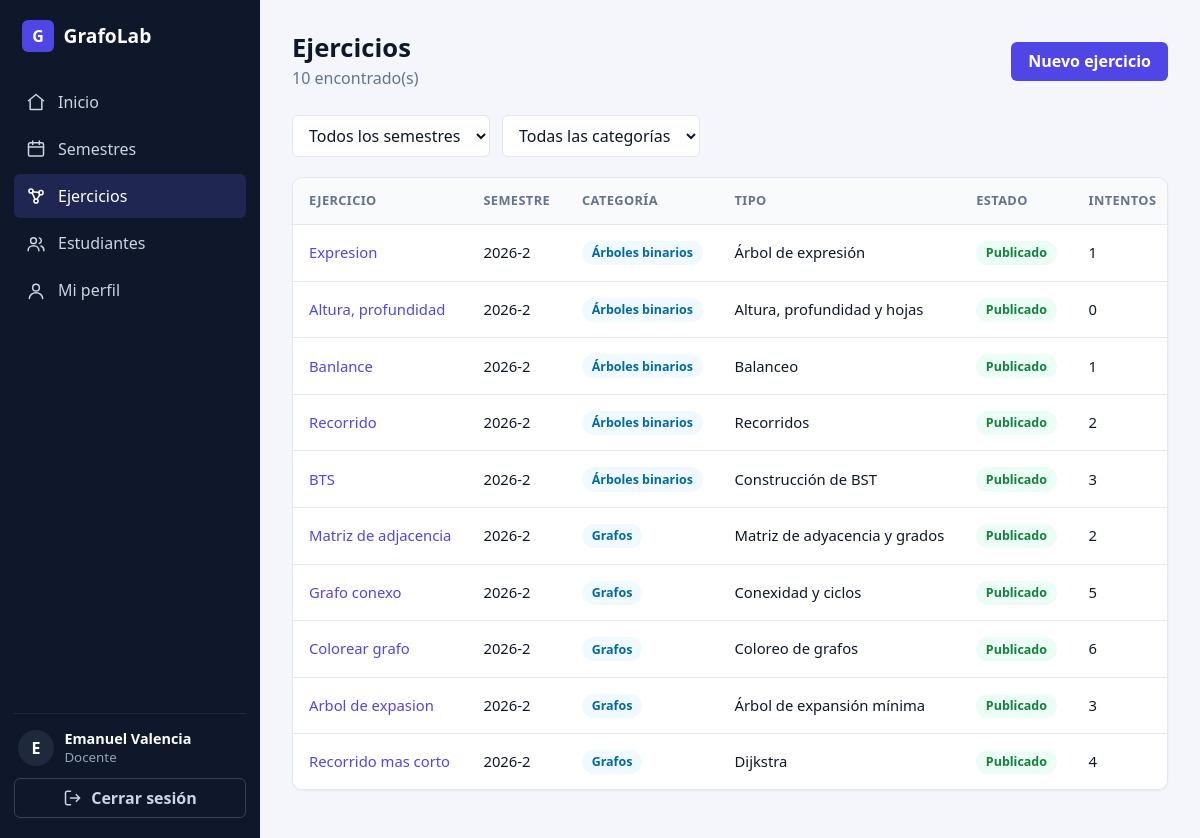
Screenshot of /modules/manage/ (signed in) with the database file from the repository.
### apps/users/models.py (models this page shows, shortened)
class User(AbstractUser):
    class Role(models.TextChoices):
        ADMIN = "admin", "Administrador (docente)"
        STUDENT = "student", "Estudiante"
    role = models.CharField(max_length=10, choices=Role.choices, default=Role.STUDENT, db_column='id_role')
    @property
    def is_teacher(self):
        return self.role == self.Role.ADMIN

### apps/modules/models.py (models this page shows, shortened)
class Exercise(models.Model):
    class Category(models.TextChoices):
        GRAPH = "graph", "Grafos"
        TREE = "tree", "Árboles binarios"
    class Kind(models.TextChoices):
        ADJACENCY_MATRIX = "adjacency_matrix", "Matriz de adyacencia y grados"
        DIJKSTRA = "dijkstra", "Dijkstra"
        MST = "mst", "Árbol de expansión mínima"
        CONNECTIVITY = "connectivity", "Conexidad y ciclos"
        COLORING = "coloring", "Coloreo de grafos"
        BST_BUILD = "bst_build", "Construcción de BST"
        TRAVERSAL = "traversal", "Recorridos"
        BALANCE = "balance", "Balanceo"
        TREE_METRICS = "tree_metrics", "Altura, profundidad y hojas"
        EXPRESSION_TREE = "expression_tree", "Árbol de expresión"
    semester = models.ForeignKey(Semester, on_delete=models.CASCADE, related_name="exercises")
    created_by = models.ForeignKey(settings.AUTH_USER_MODEL, on_delete=models.PROTECT)
    title = models.CharField(max_length=150)
    statement = models.TextField()                      # enunciado
    category = models.CharField(max_length=10, choices=Category.choices)
    kind = models.CharField(max_length=30, choices=Kind.choices)
    data = models.JSONField(default=dict)               # grafo/árbol inicial
    is_published = models.BooleanField(default=False)
    created_at = models.DateTimeField(auto_now_add=True)
    class Meta:
        ordering = ["-created_at"]

### apps/core/models.py (models this page shows, shortened)
class Semester(models.Model):
    name = models.CharField(max_length=20, unique=True)
    is_active = models.BooleanField(default=True)
    students = models.ManyToManyField(settings.AUTH_USER_MODEL, blank=True, related_name="semesters", limit_choices_to={"role": "student"})
    class Meta:
        ordering = ["-name"]

### apps/modules/views.py (the view)
# urls.py: path("manage/", views.ExerciseListView.as_view(), name="manage_list"),
class ExerciseListView(AdminRequiredMixin, ListView):
    template_name = "modules/manage_list.html"
    context_object_name = "exercises"
    paginate_by = 10
    def get_queryset(self):
        queryset = (Exercise.objects.select_related("semester").annotate(attempts_count=Count("attempts")).order_by("-created_at", "-pk"))
        semester = self.request.GET.get("semester")
        category = self.request.GET.get("category")
        if semester:
            queryset = queryset.filter(semester_id=semester)
        if category in Exercise.Category.values:
            queryset = queryset.filter(category=category)
        return queryset
    def get_context_data(self, **kwargs):
        context = super().get_context_data(**kwargs)
        context["semesters"] = Semester.objects.all()
        context["categories"] = Exercise.Category.choices
        return context

### apps/users/mixins.py (called while the page is built)
    def test_func(self):
        return self.request.user.is_teacher

### apps/modules/templates/modules/manage_list.html (shortened to what this page needs)
{% extends 'base.html' %}
{% block content %}
<div class="page-header">
  <div>
    <h1 class="page-title">Ejercicios</h1>
    <p class="page-subtitle">{{ page_obj.paginator.count }} encontrado(s)</p>
  </div>
  <a href="{% url 'modules:manage_create' %}" class="btn btn-primary">Nuevo ejercicio</a>
</div>
<form method="get" class="filters">
  <select name="semester" aria-label="Semestre" data-autosubmit>
    <option value="">Todos los semestres</option>
  </select>
  <select name="category" aria-label="Categoría" data-autosubmit>
    <option value="">Todas las categorías</option>
  </select>
</form>
<div class="table-wrap">
  <table class="table">
    <thead>
      <tr>
        <th>Ejercicio</th>
        <th>Semestre</th>
        <th>Categoría</th>
        <th>Tipo</th>
        <th>Estado</th>
        <th>Intentos</th>
      </tr>
    </thead>
    <tbody>
      {% for exercise in exercises %}
        <tr>
          <td><a href="{% url 'modules:manage_detail' exercise.pk %}">{{ exercise.title }}</a></td>
          <td>{{ exercise.semester.name }}</td>
          <td><span class="badge badge-info">{{ exercise.get_category_display }}</span></td>
          <td>{{ exercise.get_kind_display }}</td>
          <td>
            {% if exercise.is_published %}
              <span class="badge badge-success">Publicado</span>
            {% else %}
              <span class="badge badge-neutral">Borrador</span>
            {% endif %}
          </td>
          <td>{{ exercise.attempts_count }}</td>
        </tr>
      {% endfor %}
    </tbody>
  </table>
</div>
{% endblock %}

### templates/partials/sidebar.html (shortened to what this page needs)
{% with ns=request.resolver_match.namespace|default:'' name=request.resolver_match.url_name|default:'' %}
<aside class="sidebar" id="sidebar" aria-label="Navegación principal">
  <a class="sidebar-brand" href="{% url 'core:dashboard' %}">
    <span class="brand-mark">G</span>
    <span>GrafoLab</span>
  </a>
  <nav class="sidebar-nav">
    <a href="{% url 'core:dashboard' %}"
       class="nav-link{% if ns == 'core' and name == 'dashboard' %} active{% endif %}">
      <svg class="icon" viewBox="0 0 24 24" aria-hidden="true"><path d="M3 10.5 12 3l9 7.5"/><path d="M5 9.5V21h14V9.5"/></svg>
      Inicio
    </a>
    {% if user.is_teacher %}
      <a href="{% url 'core:semester_list' %}"
         class="nav-link{% if ns == 'core' and 'semester' in name %} active{% endif %}">
        <svg class="icon" viewBox="0 0 24 24" aria-hidden="true"><rect x="3" y="4.5" width="18" height="16" rx="2"/><path d="M3 9.5h18M8 2.5v4M16 2.5v4"/></svg>
        Semestres
      </a>
      <a href="{% url 'modules:manage_list' %}"
         class="nav-link{% if ns == 'modules' and 'manage' in name %} active{% endif %}">
        <svg class="icon" viewBox="0 0 24 24" aria-hidden="true"><circle cx="6" cy="6" r="2.5"/><circle cx="18" cy="8" r="2.5"/><circle cx="12" cy="18" r="2.5"/><path d="M8.2 7l7.6.7M7.4 8.2l3.4 7.6M16.7 10.2l-3.6 5.9"/></svg>
        Ejercicios
      </a>
      <a href="{% url 'users:student_list' %}"
         class="nav-link{% if ns == 'users' and 'student' in name %} active{% endif %}">
        <svg class="icon" viewBox="0 0 24 24" aria-hidden="true"><circle cx="9" cy="8" r="3.5"/><path d="M2.5 20c0-3.6 2.9-6 6.5-6s6.5 2.4 6.5 6"/><path d="M16 4.7a3.5 3.5 0 0 1 0 6.6M18 14.3c2.2.7 3.5 2.6 3.5 5.7"/></svg>
        Estudiantes
      </a>
    {% endif %}
    <a href="{% url 'users:profile' %}"
       class="nav-link{% if ns == 'users' and 'profile' in name %} active{% endif %}">
      <svg class="icon" viewBox="0 0 24 24" aria-hidden="true"><circle cx="12" cy="8" r="4"/><path d="M4 21c0-4 3.6-7 8-7s8 3 8 7"/></svg>
      Mi perfil
    </a>
  </nav>
  <div class="sidebar-footer">
    <div class="user-box">
      <span class="avatar">{{ user.username|first|upper }}</span>
      <div class="user-info">
        <strong>{{ user.get_full_name|default:user.username }}</strong>
        <small>{% if user.is_teacher %}Docente{% else %}Estudiante{% endif %}</small>
      </div>
    </div>
    <form method="post" action="{% url 'users:signout' %}">
      <button type="submit" class="btn btn-ghost btn-block">
        <svg class="icon" viewBox="0 0 24 24" aria-hidden="true"><path d="M9 4H5a2 2 0 0 0-2 2v12a2 2 0 0 0 2 2h4M16 8l4 4-4 4M20 12H9"/></svg>
        Cerrar sesión
      </button>
    </form>
  </div>
</aside>
{% endwith %}

### rows the page displays
User: username|first "E", get_full_name "Emanuel Valencia"
Exercise: title "Expresion", semester.name "2026-2", category "Árboles binarios", kind "Árbol de expresión", is_published "Publicado", attempts_count "1"
Exercise: title "Altura, profundidad", semester.name "2026-2", category "Árboles binarios", kind "Altura, profundidad y hojas", is_published "Publicado", attempts_count "0"
Exercise: title "Banlance", semester.name "2026-2", category "Árboles binarios", kind "Balanceo", is_published "Publicado", attempts_count "1"
Exercise: title "Recorrido", semester.name "2026-2", category "Árboles binarios", kind "Recorridos", is_published "Publicado", attempts_count "2"
Exercise: title "BTS", semester.name "2026-2", category "Árboles binarios", kind "Construcción de BST", is_published "Publicado", attempts_count "3"
Exercise: title "Matriz de adjacencia", semester.name "2026-2", category "Grafos", kind "Matriz de adyacencia y grados", is_published "Publicado", attempts_count "2"
Exercise: title "Grafo conexo", semester.name "2026-2", category "Grafos", kind "Conexidad y ciclos", is_published "Publicado", attempts_count "5"
Exercise: title "Colorear grafo", semester.name "2026-2", category "Grafos", kind "Coloreo de grafos", is_published "Publicado", attempts_count "6"
Exercise: title "Arbol de expasion", semester.name "2026-2", category "Grafos", kind "Árbol de expansión mínima", is_published "Publicado", attempts_count "3"
Exercise: title "Recorrido mas corto", semester.name "2026-2", category "Grafos", kind "Dijkstra", is_published "Publicado", attempts_count "4"

### other values shown
{{ page_obj.paginator.count }} "10"
